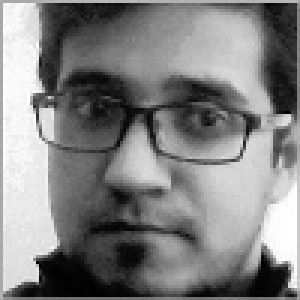
#> input picture face_recognition_system/people/admin_Anshul/20.jpg, 100 x 100 px, given in place of group4.jpg, which was not available (shown 3 times larger)
$ python FaceCrop.py
#> lines starting #> are read from the running program, lines starting #| are printed output that depends on the picture; after the words box and inside, x2 and y2 are one past the last pixel; in counts of white or black regions, pixels touching at a corner belong together; pictures that were not available may be replaced by others from this repository, and a replacement may not be noted
import cv2

def facechop(image):
#> called with image = 'group4.jpg'
    facedata = cv2.CascadeClassifier('haarcascade_frontalface_default.xml')

    img = cv2.imread(image)
#> img is the input picture: shape (100, 100, 3); min 0, max 255, mean 129.4

    minisize = (img.shape[1],img.shape[0])
#> minisize = (100, 100)
    miniframe = cv2.resize(img, minisize)

    faces = facedata.detectMultiScale(miniframe)
#> faces = [[5, 7, 87, 87]]

    for f in faces:
        x, y, w, h = [ v for v in f ]
        cv2.rectangle(img, (x,y), (x+w,y+h), (255,255,255))
        sub_face = img[y:y+h, x:x+w]
        face_file_name = "face_" + str(y) + ".jpg"
        #resized_image = cv2.resize(sub_face, (125, 150))
        cv2.imwrite(face_file_name, sub_face)
#> this loop made 1 pass
#> img: shape (100, 100, 3); 3.46% of pixels changed, all inside (x1, y1, x2, y2) = (5, 7, 93, 95)
        #cv2.imshow(image, img)
    return

if __name__:
    facechop("group4.jpg")
    facechop("1.jpg")
#> call 2 of facechop, with image = '1.jpg'
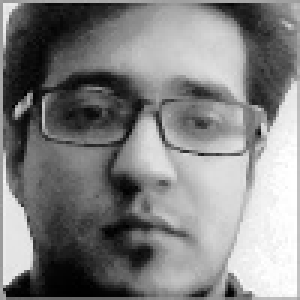
#> input picture face_recognition_system/people/admin_Anshul/1.jpg, 100 x 100 px, found by its file name (shown 3 times larger)
#> in facechop, img is the input picture: shape (100, 100, 3); min 0, max 255, mean 129.2
#> in facechop (call 2), `faces = facedata.detectMultiScale(miniframe)`: faces = [[7, 6, 85, 85]]
#> the loop in facechop (call 2), `for f in faces:` made 1 pass
#> after the loop in facechop (call 2), `for f in faces:`: img: shape (100, 100, 3); 3.4% of pixels changed, all inside (x1, y1, x2, y2) = (7, 6, 93, 92)
    facechop("2.jpg")
#> call 3 of facechop, with image = '2.jpg'
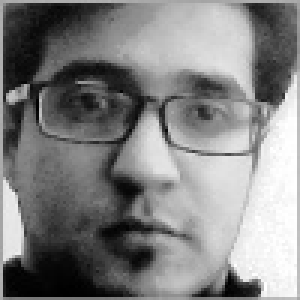
#> input picture face_recognition_system/people/admin_Anshul/2.jpg, 100 x 100 px, found by its file name (shown 3 times larger)
#> in facechop, img is the input picture: shape (100, 100, 3); min 0, max 255, mean 129.3
#> in facechop (call 3), `faces = facedata.detectMultiScale(miniframe)`: faces = [[7, 4, 86, 86]]
#> the loop in facechop (call 3), `for f in faces:` made 1 pass
#> after the loop in facechop (call 3), `for f in faces:`: img: shape (100, 100, 3); 3.36% of pixels changed, all inside (x1, y1, x2, y2) = (7, 4, 94, 91)
    facechop("3.jpg")
#> call 4 of facechop, with image = '3.jpg'
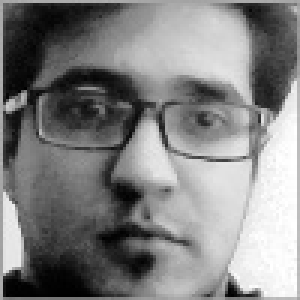
#> input picture face_recognition_system/people/admin_Anshul/3.jpg, 100 x 100 px, found by its file name (shown 3 times larger)
#> in facechop, img is the input picture: shape (100, 100, 3); min 0, max 255, mean 129.2
#> in facechop (call 4), `faces = facedata.detectMultiScale(miniframe)`: faces = [[4, 6, 88, 88]]
#> the loop in facechop (call 4), `for f in faces:` made 1 pass
#> after the loop in facechop (call 4), `for f in faces:`: img: shape (100, 100, 3); 3.49% of pixels changed, all inside (x1, y1, x2, y2) = (4, 6, 93, 95)
    facechop("4.jpg")
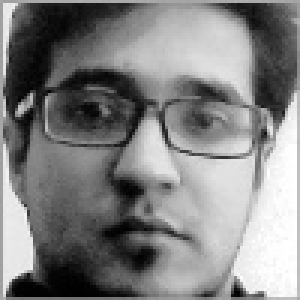
#> input picture face_recognition_system/people/admin_Anshul/4.jpg, 100 x 100 px, found by its file name (shown 3 times larger)
#> in facechop, img is the input picture: shape (100, 100, 3); min 0, max 255, mean 129.3
#> in facechop (call 5), `faces = facedata.detectMultiScale(miniframe)`: faces = [[7, 6, 85, 85]]
#> the loop in facechop (call 5), `for f in faces:` made 1 pass
    facechop("5.jpg")
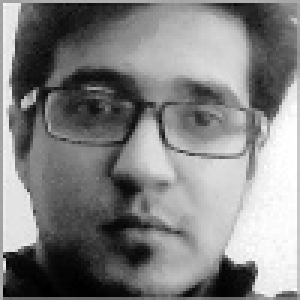
#> input picture face_recognition_system/people/admin_Anshul/5.jpg, 100 x 100 px, found by its file name (shown 3 times larger)
#> in facechop, img is the input picture: shape (100, 100, 3); min 0, max 255, mean 129.3
#> the loop in facechop (call 6), `for f in faces:` made 1 pass
    facechop("6.jpg")
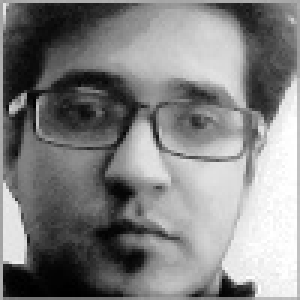
#> input picture face_recognition_system/people/admin_Anshul/6.jpg, 100 x 100 px, found by its file name (shown 3 times larger)
#> in facechop, img is the input picture: shape (100, 100, 3); min 0, max 255, mean 129.1
#> in facechop (call 7), `faces = facedata.detectMultiScale(miniframe)`: faces = [[5, 6, 85, 85]]
#> the loop in facechop (call 7), `for f in faces:` made 1 pass
#> after the loop in facechop (call 7), `for f in faces:`:
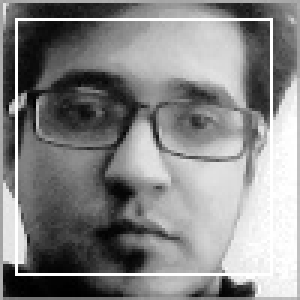
#> img: shape (100, 100, 3) (shown 3 times larger); 3.33% of pixels changed, all inside (x1, y1, x2, y2) = (5, 6, 91, 92)
    facechop("7.jpg")
    facechop("8.jpg")
#> (the run stopped early here; a loop or call above may not have finished)
